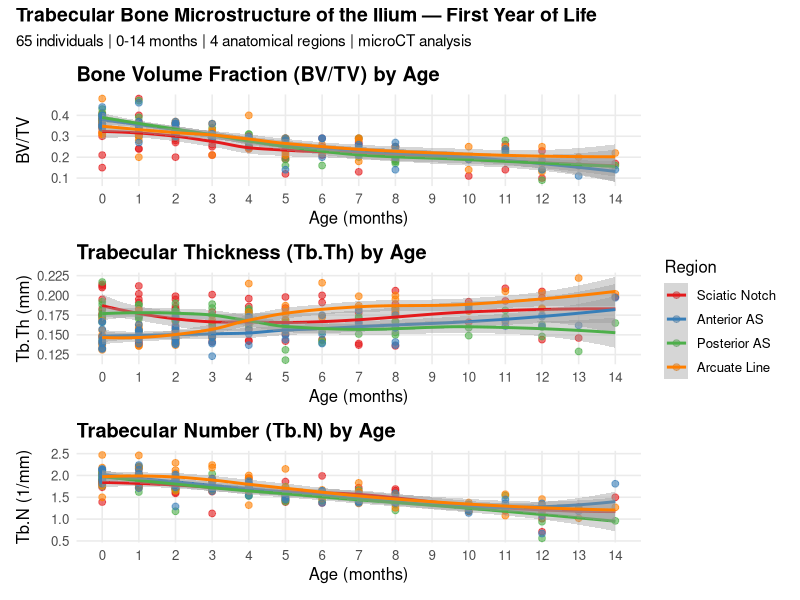
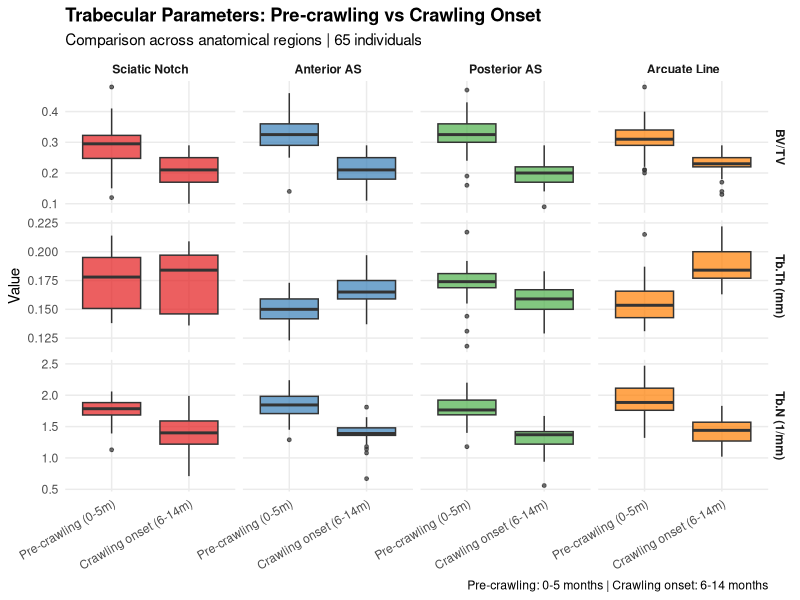
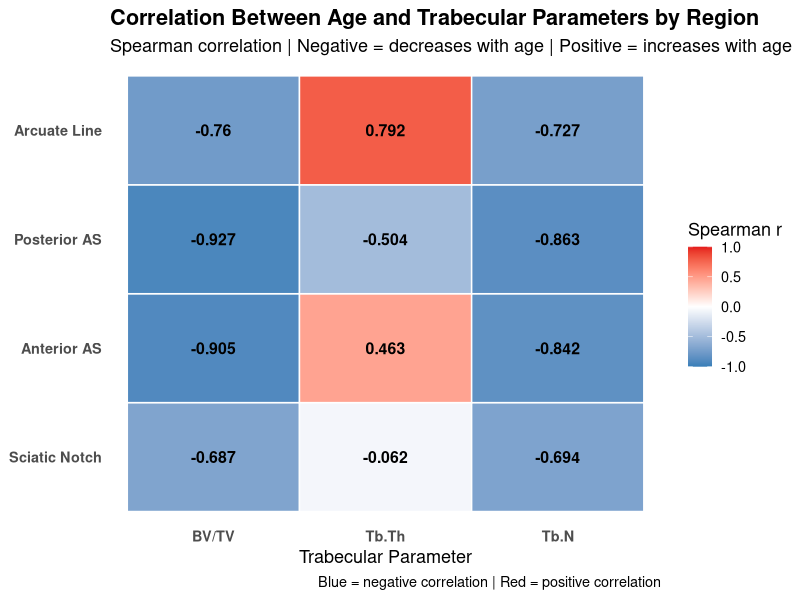
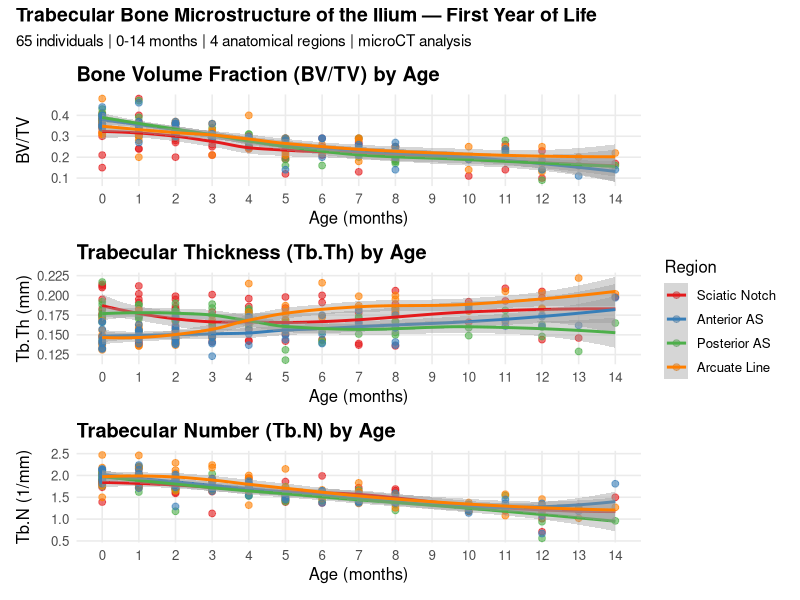
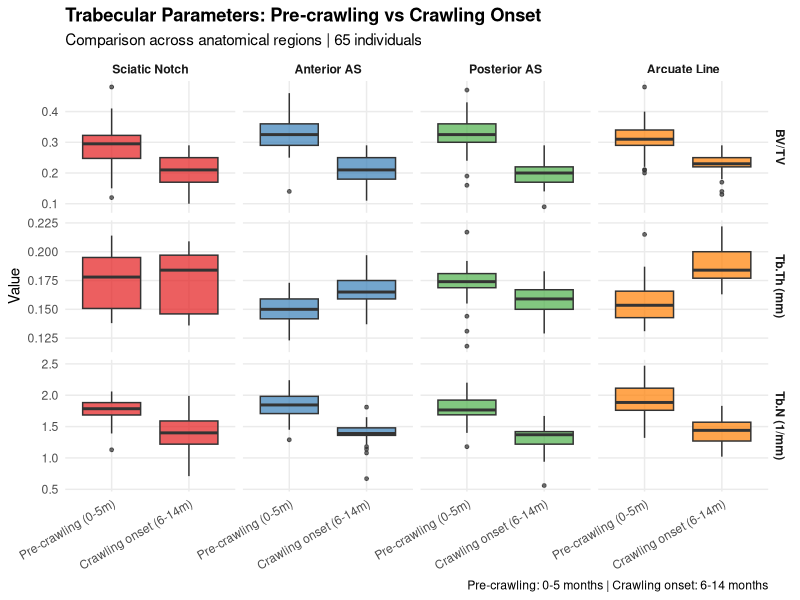
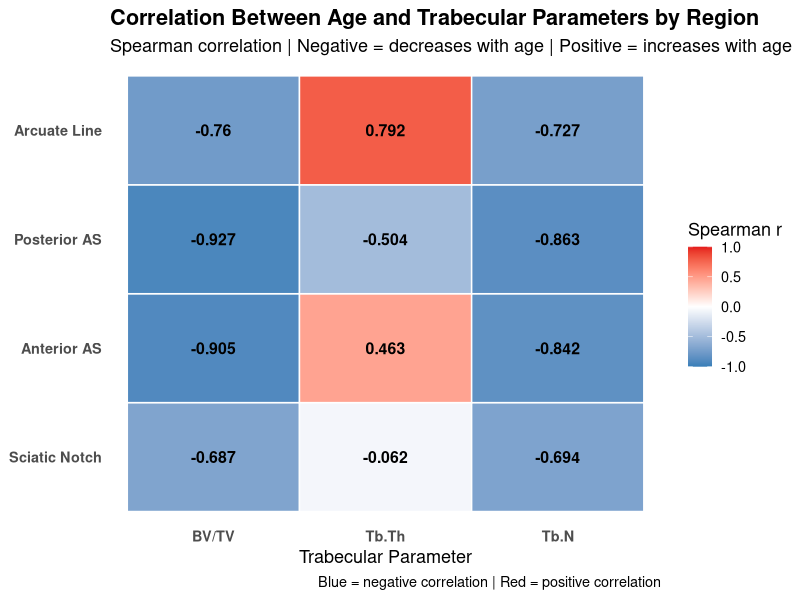

The R script that drew these images, in order:
library(tidyverse)
library(readxl)
library(ggplot2)
library(patchwork)
library(viridis)

setwd("~/ilium-trabecular-microstructure")

# Load the 4 regional datasets
sciatic <- read_excel("data/raw/BASE DATOS - SCIATIC NOTCH.xlsx") %>%
  mutate(region = "Sciatic Notch")

posterior <- read_excel("data/raw/BASE DATOS - POSTERIOR AS.xlsx") %>%
  mutate(region = "Posterior AS")

arcuate <- read_excel("data/raw/BASE DATOS - ARCUATE LINE.xlsx") %>%
  mutate(region = "Arcuate Line")

anterior <- read_excel("data/raw/BASE DATOS - ANTERIOR AS.xlsx") %>%
  mutate(region = "Anterior AS")

# Standardize column names across all datasets
standardize <- function(df) {
  df %>%
    rename_with(~ gsub(" ", "_", .x)) %>%
    rename_with(tolower) %>%
    rename(
      age = matches("age"),
      bvtv = matches("bv.tv|bv/tv"),
      tb_th = matches("tb.th|tb,th"),
      tb_n = matches("tb.n|tb,n")
    ) %>%
    mutate(
      sex = factor(sex, levels = c(1, 2), labels = c("Male", "Female")),
      age = as.numeric(age),
      bvtv = as.numeric(bvtv),
      tb_th = as.numeric(tb_th),
      tb_n = as.numeric(tb_n),
      region = region
    ) %>%
    select(specimen, sex, age, bvtv, tb_th, tb_n, region)
}

sciatic   <- standardize(sciatic)
posterior <- standardize(posterior)
arcuate   <- standardize(arcuate)
anterior  <- standardize(anterior)

# Combine all regions into a single long dataset
data <- bind_rows(sciatic, posterior, arcuate, anterior) %>%
  mutate(region = factor(region, levels = c("Sciatic Notch", "Anterior AS",
                                            "Posterior AS", "Arcuate Line")))

# Quick check
glimpse(data)

# Remove empty rows
data <- data %>% filter(!is.na(specimen) & !is.na(age))

# Verify final sample size
cat("Total observations:", nrow(data), "\n")
cat("Unique individuals:", n_distinct(data$specimen), "\n")
cat("Age range:", min(data$age), "-", max(data$age), "months\n")
cat("Sex distribution:\n")
print(table(data$sex, data$region))

# Check specimen IDs
data %>% 
  filter(region == "Sciatic Notch") %>%
  arrange(specimen) %>%
  pull(specimen)

# ---- DESCRIPTIVE VISUALIZATIONS ----

# Color palette by region
region_colors <- c(
  "Sciatic Notch" = "#E41A1C",
  "Anterior AS"   = "#377EB8",
  "Posterior AS"  = "#4DAF4A",
  "Arcuate Line"  = "#FF7F00"
)

# BV/TV by age and region
p1 <- ggplot(data, aes(x = age, y = bvtv, color = region)) +
  geom_point(alpha = 0.6, size = 2) +
  geom_smooth(method = "loess", se = TRUE, linewidth = 1) +
  scale_color_manual(values = region_colors, name = "Region") +
  scale_x_continuous(breaks = 0:14) +
  labs(
    title = "Bone Volume Fraction (BV/TV) by Age",
    x = "Age (months)",
    y = "BV/TV"
  ) +
  theme_minimal(base_size = 12) +
  theme(plot.title = element_text(face = "bold"),
        panel.grid.minor = element_blank())

# Tb.Th by age and region
p2 <- ggplot(data, aes(x = age, y = tb_th, color = region)) +
  geom_point(alpha = 0.6, size = 2) +
  geom_smooth(method = "loess", se = TRUE, linewidth = 1) +
  scale_color_manual(values = region_colors, name = "Region") +
  scale_x_continuous(breaks = 0:14) +
  labs(
    title = "Trabecular Thickness (Tb.Th) by Age",
    x = "Age (months)",
    y = "Tb.Th (mm)"
  ) +
  theme_minimal(base_size = 12) +
  theme(plot.title = element_text(face = "bold"),
        panel.grid.minor = element_blank())

# Tb.N by age and region
p3 <- ggplot(data, aes(x = age, y = tb_n, color = region)) +
  geom_point(alpha = 0.6, size = 2) +
  geom_smooth(method = "loess", se = TRUE, linewidth = 1) +
  scale_color_manual(values = region_colors, name = "Region") +
  scale_x_continuous(breaks = 0:14) +
  labs(
    title = "Trabecular Number (Tb.N) by Age",
    x = "Age (months)",
    y = "Tb.N (1/mm)"
  ) +
  theme_minimal(base_size = 12) +
  theme(plot.title = element_text(face = "bold"),
        panel.grid.minor = element_blank())

# Combined panel
p_combined <- p1 / p2 / p3 +
  plot_annotation(
    title = "Trabecular Bone Microstructure of the Ilium — First Year of Life",
    subtitle = "65 individuals | 0-14 months | 4 anatomical regions | microCT analysis",
    theme = theme(plot.title = element_text(face = "bold", size = 14))
  ) +
  plot_layout(guides = "collect")

p_combined
ggsave("figures/01_descriptive_by_age.png", p_combined, 
       width = 12, height = 14, dpi = 300)

# ---- REGRESSION ANALYSIS ----

# Create age groups: pre-crawling (0-5 months) vs crawling onset (6-14 months)
data <- data %>%
  mutate(age_group = factor(
    ifelse(age <= 5, "Pre-crawling (0-5m)", "Crawling onset (6-14m)"),
    levels = c("Pre-crawling (0-5m)", "Crawling onset (6-14m)")
  ))

# Linear regression BV/TV ~ age for each region
regression_results <- data %>%
  group_by(region) %>%
  summarise(
    slope_bvtv = coef(lm(bvtv ~ age))[2],
    pval_bvtv  = summary(lm(bvtv ~ age))$coefficients[2, 4],
    slope_tbth = coef(lm(tb_th ~ age))[2],
    pval_tbth  = summary(lm(tb_th ~ age))$coefficients[2, 4],
    slope_tbn  = coef(lm(tb_n ~ age))[2],
    pval_tbn   = summary(lm(tb_n ~ age))$coefficients[2, 4]
  ) %>%
  mutate(across(starts_with("slope"), ~ round(.x, 4)),
         across(starts_with("pval"), ~ round(.x, 4)))

print(regression_results)

# Boxplot by age group and region
p4 <- data %>%
  pivot_longer(cols = c(bvtv, tb_th, tb_n),
               names_to = "variable", values_to = "value") %>%
  mutate(variable = factor(variable,
                           levels = c("bvtv", "tb_th", "tb_n"),
                           labels = c("BV/TV", "Tb.Th (mm)", "Tb.N (1/mm)"))) %>%
  ggplot(aes(x = age_group, y = value, fill = region)) +
  geom_boxplot(alpha = 0.7, outlier.size = 1) +
  facet_grid(variable ~ region, scales = "free_y") +
  scale_fill_manual(values = region_colors, guide = "none") +
  labs(
    title = "Trabecular Parameters: Pre-crawling vs Crawling Onset",
    subtitle = "Comparison across anatomical regions | 65 individuals",
    x = NULL,
    y = "Value",
    caption = "Pre-crawling: 0-5 months | Crawling onset: 6-14 months"
  ) +
  theme_minimal(base_size = 11) +
  theme(
    plot.title = element_text(face = "bold"),
    axis.text.x = element_text(angle = 30, hjust = 1),
    panel.grid.minor = element_blank(),
    strip.text = element_text(face = "bold")
  )

p4
ggsave("figures/02_precrawling_vs_crawling.png", p4,
       width = 14, height = 10, dpi = 300)
# ---- STATISTICAL TESTS ----

# Wilcoxon test: pre-crawling vs crawling onset for each variable and region
# We use Wilcoxon (non-parametric) because n is small and normality is not guaranteed

wilcoxon_results <- data %>%
  group_by(region) %>%
  summarise(
    # BV/TV
    w_bvtv = wilcox.test(bvtv ~ age_group)$statistic,
    p_bvtv = wilcox.test(bvtv ~ age_group)$p.value,
    # Tb.Th
    w_tbth = wilcox.test(tb_th ~ age_group)$statistic,
    p_tbth = wilcox.test(tb_th ~ age_group)$p.value,
    # Tb.N
    w_tbn = wilcox.test(tb_n ~ age_group)$statistic,
    p_tbn = wilcox.test(tb_n ~ age_group)$p.value
  ) %>%
  mutate(across(starts_with("p_"), ~ round(.x, 4)),
         across(starts_with("w_"), ~ round(.x, 1)))

print(wilcoxon_results)

# Effect size (r = Z/sqrt(N)) for significant results
# Correlation between age and each variable per region
correlation_results <- data %>%
  group_by(region) %>%
  summarise(
    r_bvtv = round(cor(age, bvtv, method = "spearman"), 3),
    r_tbth = round(cor(age, tb_th, method = "spearman"), 3),
    r_tbn  = round(cor(age, tb_n, method = "spearman"), 3)
  )

print(correlation_results)

# Visualize correlations as heatmap
cor_long <- correlation_results %>%
  pivot_longer(cols = c(r_bvtv, r_tbth, r_tbn),
               names_to = "variable", values_to = "r") %>%
  mutate(variable = factor(variable,
                           levels = c("r_bvtv", "r_tbth", "r_tbn"),
                           labels = c("BV/TV", "Tb.Th", "Tb.N")))

p5 <- ggplot(cor_long, aes(x = variable, y = region, fill = r)) +
  geom_tile(color = "white", linewidth = 0.5) +
  geom_text(aes(label = r), size = 4, fontface = "bold") +
  scale_fill_gradient2(low = "#377EB8", mid = "white", high = "#E41A1C",
                       midpoint = 0, limits = c(-1, 1),
                       name = "Spearman r") +
  labs(
    title = "Correlation Between Age and Trabecular Parameters by Region",
    subtitle = "Spearman correlation | Negative = decreases with age | Positive = increases with age",
    x = "Trabecular Parameter",
    y = NULL,
    caption = "Blue = negative correlation | Red = positive correlation"
  ) +
  theme_minimal(base_size = 13) +
  theme(
    plot.title = element_text(face = "bold"),
    panel.grid = element_blank(),
    axis.text = element_text(face = "bold")
  )

p5
ggsave("figures/03_correlation_heatmap.png", p5, width = 8, height = 5, dpi = 300)
